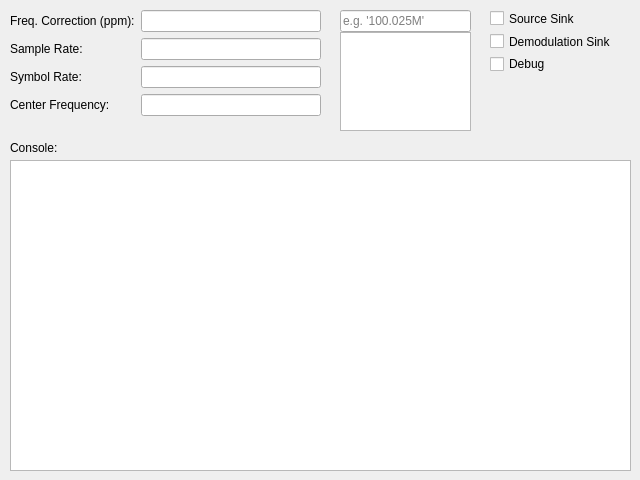
<?xml version="1.0" encoding="UTF-8"?>
<ui version="4.0">
 <class>MainWindow</class>
 <widget class="QMainWindow" name="MainWindow">
  <property name="geometry">
   <rect>
    <x>0</x>
    <y>0</y>
    <width>640</width>
    <height>480</height>
   </rect>
  </property>
  <property name="minimumSize">
   <size>
    <width>640</width>
    <height>480</height>
   </size>
  </property>
  <property name="maximumSize">
   <size>
    <width>640</width>
    <height>480</height>
   </size>
  </property>
  <property name="windowTitle">
   <string>POCSAG Multichannel Realtime Decoder</string>
  </property>
  <widget class="QWidget" name="centralwidget">
   <widget class="QTextEdit" name="console">
    <property name="geometry">
     <rect>
      <x>10</x>
      <y>160</y>
      <width>621</width>
      <height>311</height>
     </rect>
    </property>
    <property name="readOnly">
     <bool>true</bool>
    </property>
   </widget>
   <widget class="QWidget" name="layoutWidget">
    <property name="geometry">
     <rect>
      <x>340</x>
      <y>10</y>
      <width>131</width>
      <height>121</height>
     </rect>
    </property>
    <layout class="QVBoxLayout" name="verticalLayout">
     <property name="spacing">
      <number>0</number>
     </property>
     <item>
      <widget class="QLineEdit" name="addfreq_edit">
       <property name="placeholderText">
        <string>e.g. '100.025M'</string>
       </property>
      </widget>
     </item>
     <item>
      <widget class="QListWidget" name="freq_list">
       <property name="modelColumn">
        <number>0</number>
       </property>
      </widget>
     </item>
    </layout>
   </widget>
   <widget class="QLabel" name="label">
    <property name="geometry">
     <rect>
      <x>10</x>
      <y>140</y>
      <width>62</width>
      <height>16</height>
     </rect>
    </property>
    <property name="text">
     <string>Console:</string>
    </property>
   </widget>
   <widget class="QWidget" name="layoutWidget">
    <property name="geometry">
     <rect>
      <x>10</x>
      <y>10</y>
      <width>311</width>
      <height>120</height>
     </rect>
    </property>
    <layout class="QFormLayout" name="formLayout">
     <item row="0" column="0">
      <widget class="QLabel" name="freqCorrectionLabel">
       <property name="text">
        <string>Freq. Correction (ppm):</string>
       </property>
      </widget>
     </item>
     <item row="0" column="1">
      <widget class="QLineEdit" name="freqcorr_edit"/>
     </item>
     <item row="1" column="0">
      <widget class="QLabel" name="sampleRateLabel">
       <property name="text">
        <string>Sample Rate:</string>
       </property>
      </widget>
     </item>
     <item row="1" column="1">
      <widget class="QLineEdit" name="samplerate_edit"/>
     </item>
     <item row="2" column="0">
      <widget class="QLabel" name="symbolRateLabel">
       <property name="text">
        <string>Symbol Rate:</string>
       </property>
      </widget>
     </item>
     <item row="2" column="1">
      <widget class="QLineEdit" name="symrate_edit"/>
     </item>
     <item row="3" column="0">
      <widget class="QLabel" name="centerFrequencyLabel">
       <property name="text">
        <string>Center Frequency:</string>
       </property>
      </widget>
     </item>
     <item row="3" column="1">
      <widget class="QLineEdit" name="centerfreq_edit"/>
     </item>
    </layout>
   </widget>
   <widget class="QWidget" name="layoutWidget">
    <property name="geometry">
     <rect>
      <x>490</x>
      <y>10</y>
      <width>145</width>
      <height>62</height>
     </rect>
    </property>
    <layout class="QVBoxLayout" name="verticalLayout_2">
     <item>
      <widget class="QCheckBox" name="srcsink_check">
       <property name="text">
        <string>Source Sink</string>
       </property>
      </widget>
     </item>
     <item>
      <widget class="QCheckBox" name="demodsink_check">
       <property name="text">
        <string>Demodulation Sink</string>
       </property>
      </widget>
     </item>
     <item>
      <widget class="QCheckBox" name="debug_check">
       <property name="text">
        <string>Debug</string>
       </property>
      </widget>
     </item>
    </layout>
   </widget>
  </widget>
 </widget>
 <resources/>
 <connections/>
</ui>
